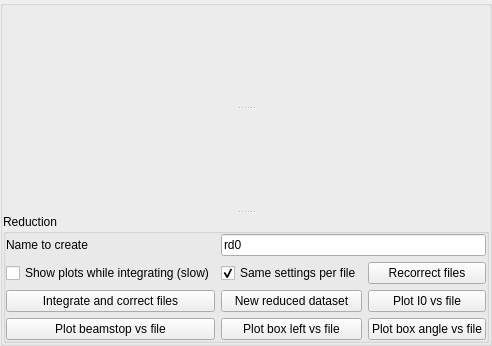
          <widget class="QGroupBox" name="groupBox2">
           <layout class="QVBoxLayout" name="verticalLayout_3">
            <property name="spacing">
             <number>0</number>
            </property>
            <property name="margin">
             <number>0</number>
            </property>
            <item>
             <widget class="QSplitter" name="splitter_6">
              <property name="orientation">
               <enum>Qt::Vertical</enum>
              </property>
              <widget class="MatplotlibWidget2D" name="m_Rot" native="true">
               <property name="sizePolicy">
                <sizepolicy hsizetype="Preferred" vsizetype="Preferred">
                 <horstretch>0</horstretch>
                 <verstretch>1</verstretch>
                </sizepolicy>
               </property>
               <property name="minimumSize">
                <size>
                 <width>100</width>
                 <height>100</height>
                </size>
               </property>
              </widget>
              <widget class="MatplotlibWidget1D" name="m_IvsQxz" native="true">
               <property name="sizePolicy">
                <sizepolicy hsizetype="Preferred" vsizetype="Preferred">
                 <horstretch>0</horstretch>
                 <verstretch>1</verstretch>
                </sizepolicy>
               </property>
               <property name="minimumSize">
                <size>
                 <width>100</width>
                 <height>100</height>
                </size>
               </property>
              </widget>
              <widget class="QGroupBox" name="groupBox_reduction">
               <property name="title">
                <string>Reduction</string>
               </property>
               <layout class="QGridLayout" name="gridLayout_2">
                <property name="margin">
                 <number>0</number>
                </property>
                <item row="2" column="1">
                 <widget class="QPushButton" name="pushButton_new_reduced">
                  <property name="toolTip">
                   <string>makes reduced dataset from selected files, must have already been integrated</string>
                  </property>
                  <property name="text">
                   <string>New reduced dataset</string>
                  </property>
                 </widget>
                </item>
                <item row="1" column="0">
                 <widget class="QCheckBox" name="checkBox_showplotswhilereducing">
                  <property name="text">
                   <string>Show plots while integrating (slow)</string>
                  </property>
                 </widget>
                </item>
                <item row="0" column="1" colspan="2">
                 <widget class="QLineEdit" name="lineEdit_nametocreate_QzQx">
                  <property name="text">
                   <string>rd0</string>
                  </property>
                 </widget>
                </item>
                <item row="0" column="0">
                 <widget class="QLabel" name="label_12">
                  <property name="text">
                   <string>Name to create</string>
                  </property>
                 </widget>
                </item>
                <item row="2" column="0">
                 <widget class="QPushButton" name="pushButton_integrate_correct_files">
                  <property name="toolTip">
                   <string>runs make rotated and integrate on selected files</string>
                  </property>
                  <property name="text">
                   <string>Integrate and correct files</string>
                  </property>
                 </widget>
                </item>
                <item row="3" column="0">
                 <widget class="QPushButton" name="pushButton_reduction_plotbeamstop">
                  <property name="text">
                   <string>Plot beamstop vs file</string>
                  </property>
                 </widget>
                </item>
                <item row="3" column="1">
                 <widget class="QPushButton" name="pushButton_reduction_plotleft">
                  <property name="text">
                   <string>Plot box left vs file</string>
                  </property>
                 </widget>
                </item>
                <item row="3" column="2">
                 <widget class="QPushButton" name="pushButton_reduction_plotangle">
                  <property name="text">
                   <string>Plot box angle vs file</string>
                  </property>
                 </widget>
                </item>
                <item row="1" column="1">
                 <widget class="QCheckBox" name="checkBox_sameperfile">
                  <property name="toolTip">
                   <string>values displayed in middle column overwrite per-file values when clicking &quot;integrate and correct files&quot;</string>
                  </property>
                  <property name="text">
                   <string>Same settings per file</string>
                  </property>
                  <property name="checked">
                   <bool>true</bool>
                  </property>
                 </widget>
                </item>
                <item row="1" column="2">
                 <widget class="QPushButton" name="pushButton_recorrect_files">
                  <property name="toolTip">
                   <string>undoes sample theta offset and corrections and applies new ones to selected files, must have already been integrated</string>
                  </property>
                  <property name="text">
                   <string>Recorrect files</string>
                  </property>
                 </widget>
                </item>
                <item row="2" column="2">
                 <widget class="QPushButton" name="pushButton_reduction_plotI0">
                  <property name="text">
                   <string>Plot I0 vs file</string>
                  </property>
                 </widget>
                </item>
               </layout>
              </widget>
             </widget>
            </item>
           </layout>
          </widget>
